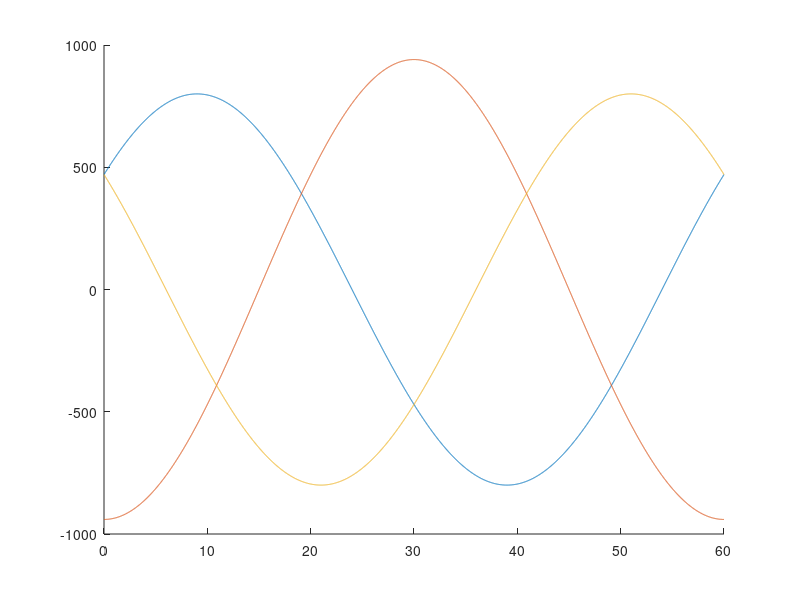

This chart was generated by the following MATLAB code: (Note: this script raises an error after producing the figure.)
clear variables

% local short functions
motShiftDeg = @(aElecPhaseShift) aElecPhaseShift/6*180/pi;

% Main
figure(1);
hold on;
pos = 0:0.01:60;
i1 = 800*cos((pos-9)*6*pi/180);
i3 = 800*cos((pos-51)*6*pi/180);
i2 = (-i1-i3);
plot(pos,i1);
plot(pos,i2);
plot(pos,i3);

% Pre-compute all the Clark Park Trans. for the defined rotor positions
CPT = ClarkParkTransform(pos);

aLine = [];

for degShift = [2;4]
    % Power conservative Clark transform
    phaseDelta = degShift*pi/180*6;
    i1i2i3(1,:) = i1;
    i1i2i3(2,:) = i2;
    i1i2i3(3,:) = i3;
    
    expIq = CPT.phase2dirquad(phaseDelta(1),phaseDelta(2),i1i2i3);
    
    oldLine = aLine;
    aLine=plot(pos,expIq);
    pause; disp(degShift);
    if ~isempty(oldLine)
        delete(oldLine);
    end
end

dPhi0 = zeros(2,1); % Elec Phase Shift
optimCtx = ClarkParkOptim(CPT,i1,i2,i3);

% Use an optimization approach to find the phase shifts that result in a constant Iq
[optimFunction,options] = ClarkParkOptim.getOptimConfig();

% optimize
%
% Important note:
% - dPhi0 is the init vector for the optimization
% - dPhi is the main optimization variable (format set by dPhi0)
%
funcProps = functions(optimFunction);
funcName = funcProps.function;
switch funcName
    case 'lsqnonlin'
        [dPhiOpt, resnorm, ~, exitflag, output, ~] ...
            = optimFunction(@(dPhi) optimCtx.costFunction1(dPhi), ...
            dPhi0, [], [], options);
    otherwise
        % We are not computing optimalDq, but just using a previous
        % result for a performance evaluation
        error('Solver not supported !');
end

dPhiOpt
resnorm
exitflag
output

motShift = motShiftDeg(dPhiOpt);
display(motShift);

% Re-compute Ic with the optimized values
phaseDelta = motShift*pi/180*6;
expIq = CPT.phase2dirquad(phaseDelta(1),phaseDelta(2),i1i2i3);
figure(1);
aLine=plot(pos,expIq);

